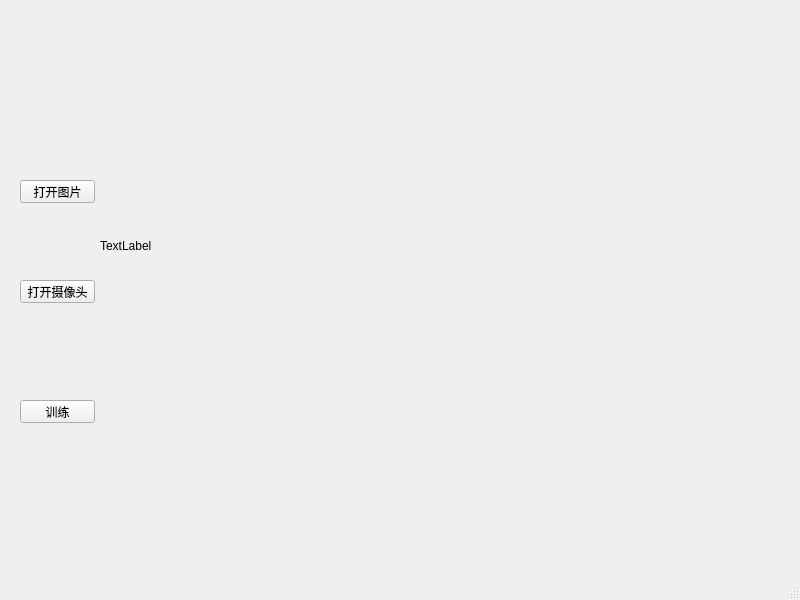
<?xml version="1.0" encoding="UTF-8"?>
<ui version="4.0">
 <class>MainWindow</class>
 <widget class="QMainWindow" name="MainWindow">
  <property name="geometry">
   <rect>
    <x>0</x>
    <y>0</y>
    <width>800</width>
    <height>600</height>
   </rect>
  </property>
  <property name="windowTitle">
   <string>MainWindow</string>
  </property>
  <widget class="QWidget" name="centralwidget">
   <widget class="QPushButton" name="openimage">
    <property name="geometry">
     <rect>
      <x>20</x>
      <y>180</y>
      <width>75</width>
      <height>23</height>
     </rect>
    </property>
    <property name="text">
     <string>打开图片</string>
    </property>
   </widget>
   <widget class="QLabel" name="showimage">
    <property name="geometry">
     <rect>
      <x>100</x>
      <y>20</y>
      <width>401</width>
      <height>451</height>
     </rect>
    </property>
    <property name="text">
     <string>TextLabel</string>
    </property>
   </widget>
   <widget class="QPushButton" name="pushButton">
    <property name="geometry">
     <rect>
      <x>20</x>
      <y>280</y>
      <width>75</width>
      <height>23</height>
     </rect>
    </property>
    <property name="text">
     <string>打开摄像头</string>
    </property>
   </widget>
   <widget class="QPushButton" name="pushButton_2">
    <property name="geometry">
     <rect>
      <x>20</x>
      <y>400</y>
      <width>75</width>
      <height>23</height>
     </rect>
    </property>
    <property name="text">
     <string>训练</string>
    </property>
   </widget>
  </widget>
  <widget class="QMenuBar" name="menubar">
   <property name="geometry">
    <rect>
     <x>0</x>
     <y>0</y>
     <width>800</width>
     <height>23</height>
    </rect>
   </property>
  </widget>
  <widget class="QStatusBar" name="statusbar"/>
 </widget>
 <resources/>
 <connections/>
</ui>
